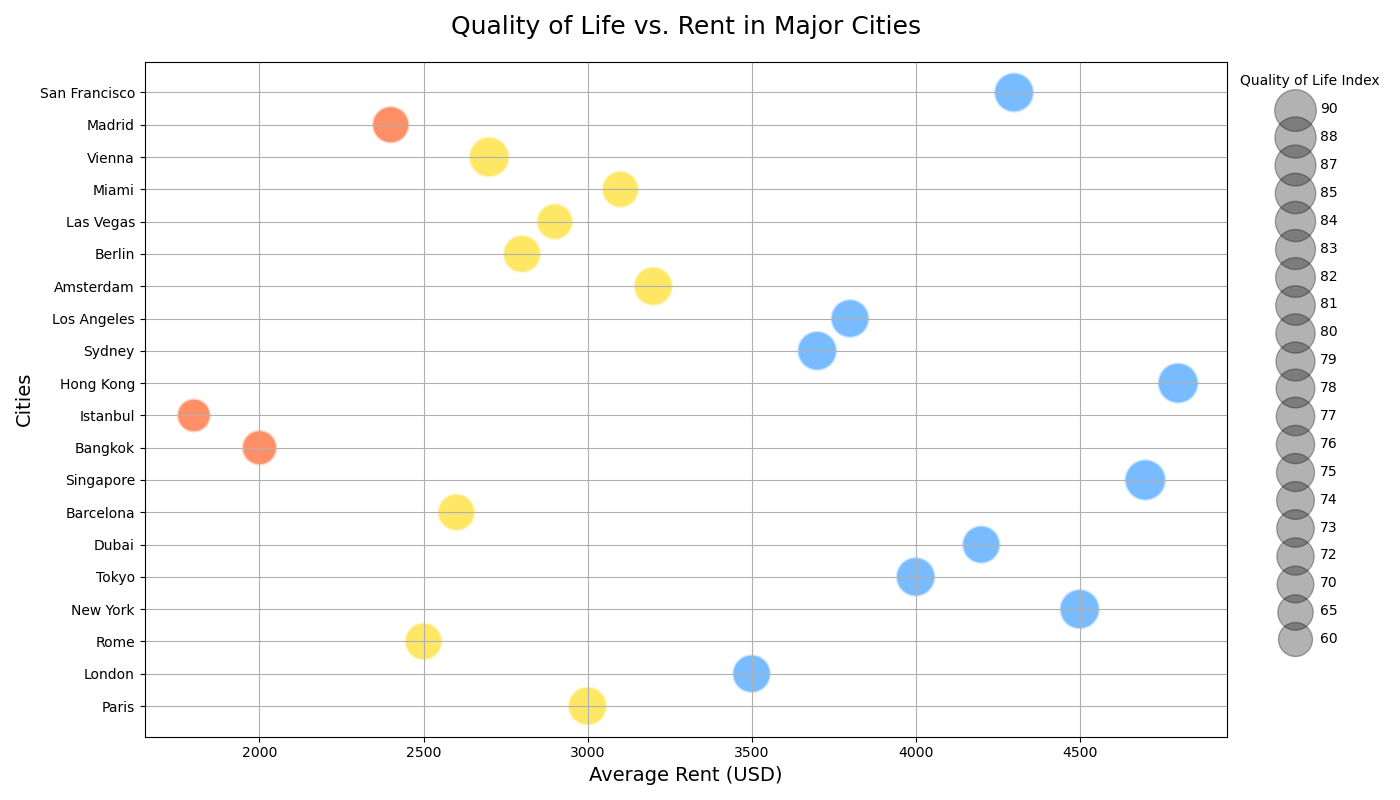

Here is the Python script that generated this plot:

import matplotlib.pyplot as plt

# Data
cities = [
    "Paris", "London", "Rome", "New York", "Tokyo",
    "Dubai", "Barcelona", "Singapore", "Bangkok", "Istanbul",
    "Hong Kong", "Sydney", "Los Angeles", "Amsterdam", "Berlin",
    "Las Vegas", "Miami", "Vienna", "Madrid", "San Francisco"
]
average_rent = [
    3000, 3500, 2500, 4500, 4000,
    4200, 2600, 4700, 2000, 1800,
    4800, 3700, 3800, 3200, 2800,
    2900, 3100, 2700, 2400, 4300
]
population_millions = [
    2.14, 8.98, 2.87, 8.4, 9.27,
    3.3, 1.62, 5.7, 10.5, 15.03,
    7.4, 5.23, 3.99, 0.87, 3.65,
    0.65, 0.47, 1.9, 3.22, 0.88
]
quality_of_life_index = [
    80, 78, 75, 85, 82,
    77, 74, 90, 65, 60,
    88, 83, 79, 81, 76,
    70, 72, 87, 73, 84
]

# Bubble sizes - magnify the quality of life index for better visibility in the chart
sizes = [index * 10 for index in quality_of_life_index]

# Bubble colors - use specific color codes for better clarity
colors = [
    '#FF4500' if rent < 2500 else '#FFD700' if rent < 3500 else '#1E90FF'
    for rent in average_rent
]

# Plot
fig, ax = plt.subplots(figsize=(14, 8))
bubble = ax.scatter(average_rent, cities, s=sizes, c=colors, alpha=0.6, edgecolors="w", linewidth=2)

# Chart title and labels
ax.set_title('Quality of Life vs. Rent in Major Cities', fontsize=18, pad=20)
ax.set_xlabel('Average Rent (USD)', fontsize=14)
ax.set_ylabel('Cities', fontsize=14)

# Show grid
ax.grid(True)

# Add legend for size (Quality of Life Index)
for index in sorted(set(quality_of_life_index), reverse=True):
    ax.scatter([], [], c='k', alpha=0.3, s=index * 10, label=str(index))
ax.legend(scatterpoints=1, frameon=False, labelspacing=1, title='Quality of Life Index', loc='upper left', bbox_to_anchor=(1, 1))

# Adjust layout to avoid overlap
plt.tight_layout()
plt.show()
